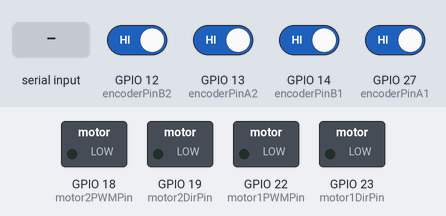
A sketch run on a simulated ESP32. Shown: switched loads named in the sketch (green lamp = pin HIGH). Inputs (shaded band) come from the test bench; at power-on: GPIO 12 (encoderPinB2), GPIO 13 (encoderPinA2), GPIO 14 (encoderPinB1), GPIO 27 (encoderPinA1) HIGH. What the sketch prints to the serial monitor is not drawn.

Above: at 1.2 s.
1.3 s: byte 30 received over Serial
At 2.3 s:
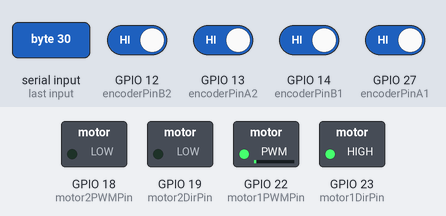
2.8 s: byte 90 received over Serial
At 3.4 s:
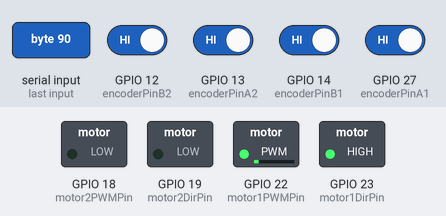
Timing chart, 0 to 5.8 s (numbered marks = the images above; inputs shaded):
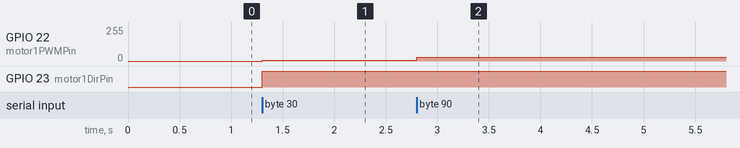

Measured:
- after the input at 1.3 s, GPIO 22 (motor1PWMPin): 0/255 → 7/255 at once; GPIO 23 (motor1DirPin): LOW → HIGH at once
- after the input at 2.8 s, GPIO 22 (motor1PWMPin): 7/255 → 28/255 at once

The sketch:

Mickey_Kalman_PID_CL_LP.ino
```cpp
// Include required libraries
#include <Arduino.h>
#include <math.h>

// Define pin numbers for motors and encoders
const int encoderPinA1 = 27;
const int encoderPinB1 = 14;
const int encoderPinA2 = 13;
const int encoderPinB2 = 12;
const int motor1PWMPin = 22;
const int motor1DirPin = 23;
const int motor2PWMPin = 18;
const int motor2DirPin = 19;

// Variables to store encoder counts
volatile int lastEncoderAState1 = 0;
volatile int lastEncoderBState1 = 0;
volatile int lastEncoderAState2 = 0;
volatile int lastEncoderBState2 = 0;
volatile long encoderPos1 = 0;
volatile long encoderPos2 = 0;
volatile int encoderAState1 = 0;
volatile int encoderBState1 = 0;
volatile int encoderAState2 = 0;
volatile int encoderBState2 = 0;
int motor1Speed = 0;
int motor2Speed = 0;
volatile int motor1Dir = 1;
volatile int motor2Dir = 1;
int interval_print = 1;
float pT_p = 0.0;
float dt_p = 0.0;
float interval_kalman = 10.0;
long prevT1 = 0;
long currT1 = 0;
long time_last_kalman1 = 0;
float dt1 = 10.0;
long prevT2 = 0;
long currT2 = 0;
long time_last_kalman2 = 0;
float dt2 = 10.0;
float motorSpeed1 = 0.0;
float motorSpeed2 = 0.0;
float motorSpeed1_pre = 0.0;
float motorSpeed2_pre = 0.0;
float motorSpeed1_f = 0.0;
float motorSpeed2_f = 0.0;

// Kalman1 setup
float v_init = (13*464.64/1000)*(13*464.64/1000);  // [encoder/msec]**2
float Fk1[2][2];
float Hk1[1][2];
float Qk1[2][2];
float Rk1 = 1.0;
float Pk1[2][2];
float K1[2][1];
float Sk1 = 0.0;
float yk1 = 0.0;
float x_hat1[2][1];
float x_hat_pre1[2][1];
float Pk_pre1[2][2];


// // Kalman2 setup
float Fk2[2][2];
float Hk2[1][2];
float Qk2[2][2];
float Rk2 = 1.0;
float Pk2[2][2];
float K2[2][1];
float Sk2 = 0.0;
float yk2 = 0.0;
float x_hat2[2][1];
float x_hat_pre2[2][1];
float Pk_pre2[2][2];

// Localization setup
float xt_pre = 0.0;
float yt_pre = 0.0;
float dw = 51.858; // in [mm]
float dR = 0.0;
float dL = 0.0;
float d = 0.0;
float pi = 3.14159;
float d_theta = 0.0;
float theta = 0.0;
float theta_pre = 0.0;
float xt = 0.0;
float yt = 0.0;
float wheel_d = 36.3; // in [mm]
float teeth_ratio = 1.4;
volatile float encoderPos1_dot = 0;
volatile float encoderPos2_dot = 0;
long prevTl = 0;
long currTl = 0;
long time_last_l = 0;
float dtl = 100.0;
volatile int encoderPos1_pre = 0;
volatile int encoderPos2_pre = 0;
int init_check = 0;

  // PID1
  float error1 = 0.0;
  float dedt1 = 0.0;
  float eintegral1 = 0.0;
  float pre_error1 = 0.0;
  float dt_pid1 = 0.0;
  long prevT_pid1 = 0;
  long currT_pid1 = 0;
  float kp1 = 0.08;
  float ki1 = 0.0007;
  float kd1 = 0.000;
  float u1 = 0.0;

  // PID2
  float error2 = 0.0;
  float dedt2 = 0.0;
  float eintegral2 = 0.0;
  float pre_error2 = 0.0;
  float dt_pid2 = 0.0;
  long prevT_pid2 = 0;
  long currT_pid2 = 0;
  float kp2 = 0.08;
  float ki2 = 0.0007;
  float kd2 = 0.000;
  float u2 = 0.0;

// Setup function
void setup() {
  // Initialize serial communication
  Serial.begin(115200);
  // Kalman1
  Fk1[0][0] = 1.0;
  Fk1[0][1] = dt1;
  Fk1[1][0] = 0.0;
  Fk1[1][1] = 1.0;
  Qk1[0][0] = (dt1*dt1*dt1*dt1)/4.0;
  Qk1[0][1] = (dt1*dt1*dt1)/2.0;
  Qk1[1][0] = (dt1*dt1*dt1)/2.0;
  Qk1[1][1] = dt1*dt1;
  Hk1[0][0] = 1.0;
  Hk1[0][1] = 0.0;
  Pk1[0][0] = 10.0;
  Pk1[0][1] = 0.0;
  Pk1[1][0] = 0.0;
  Pk1[1][1] = v_init;
  Pk_pre1[0][0] = Pk1[0][0];
  Pk_pre1[0][1] = Pk1[0][1];
  Pk_pre1[1][0] = Pk1[1][0];
  Pk_pre1[1][1] = Pk1[1][1];
  K1[0][0] = 0.0;
  K1[1][0] = 0.0;
  x_hat1[0][0] = 0.0;
  x_hat1[1][0] = 0.0;
  x_hat_pre1[0][0] = 0.0;
  x_hat_pre1[1][0] = 0.0;

  // Kalman2
  Fk2[0][0] = 1.0;
  Fk2[0][1] = dt2;
  Fk2[1][0] = 0.0;
  Fk2[1][1] = 1.0;
  Qk2[0][0] = (dt2*dt2*dt2*dt2)/4.0;
  Qk2[0][1] = (dt2*dt2*dt2)/2.0;
  Qk2[1][0] = (dt2*dt2*dt2)/2.0;
  Qk2[1][1] = dt2*dt2;
  Hk2[0][0] = 1.0;
  Hk2[0][1] = 0.0;
  Pk2[0][0] = 10.0;
  Pk2[0][1] = 0.0;
  Pk2[1][0] = 0.0;
  Pk2[1][1] = v_init;
  Pk_pre2[0][0] = Pk2[0][0];
  Pk_pre2[0][1] = Pk2[0][1];
  Pk_pre2[1][0] = Pk2[1][0];
  Pk_pre2[1][1] = Pk2[1][1];
  K2[0][0] = 0.0;
  K2[1][0] = 0.0;
  x_hat2[0][0] = 0.0;
  x_hat2[1][0] = 0.0;
  x_hat_pre2[0][0] = 0.0;
  x_hat_pre2[1][0] = 0.0;

  // Set pin modes for motor control
  pinMode(motor1PWMPin, OUTPUT);
  pinMode(motor1DirPin, OUTPUT);
  pinMode(motor2PWMPin, OUTPUT);
  pinMode(motor2DirPin, OUTPUT);

  // Set pin modes for encoder input
  pinMode(encoderPinA1, INPUT_PULLUP);
  pinMode(encoderPinB1, INPUT_PULLUP);
  pinMode(encoderPinA2, INPUT_PULLUP);
  pinMode(encoderPinB2, INPUT_PULLUP);

  // Attach interrupts for encoder input
  attachInterrupt(digitalPinToInterrupt(encoderPinA1), updateEncoder1, CHANGE);
  attachInterrupt(digitalPinToInterrupt(encoderPinA2), updateEncoder2, CHANGE);
  attachInterrupt(digitalPinToInterrupt(encoderPinB1), updateEncoder1, CHANGE);
  attachInterrupt(digitalPinToInterrupt(encoderPinB2), updateEncoder2, CHANGE);
}

// Main loop
void loop() {
  if (Serial.available() > 0) {
    int pwm_1 = Serial.read();
    int pwm_2 = Serial.read();
    int d1 = Serial.read();
    int d2 = Serial.read();
    if(d1 == 0) {
      d1 = -1;
    }
    if(d2 == 0) {
      d2 = -1;
    }
    currT_pid1 = micros();
    dt_pid1 = (currT_pid1-prevT_pid1)/1e6;
    if(dt_pid1 >= 0.1){
      u1 = PID1(kp1,ki1,kd1,(pwm_1*d1*760)/255,motorSpeed1_f,dt_pid1);
      prevT_pid1 = currT_pid1;
    }
    motor1Speed += (int) (u1);
    if(motor1Speed > 255){
      motor1Speed = 255;
    }
    if(motor1Speed < -255){
      motor1Speed = -255;
    }
    if(motor1Speed >= 0){
      motor1Dir = 1;
    }
    if(motor1Speed < 0){
      motor1Dir = -1;
    }
    currT_pid2 = micros();
    dt_pid2 = (currT_pid2-prevT_pid2)/1e6;
    if(dt_pid2 >= 0.1){
      u2 = PID2(kp2,ki2,kd2,(pwm_2*d2*760)/255,motorSpeed2_f,dt_pid2);
      prevT_pid2 = currT_pid2;
    }
    motor2Speed += (int) (u2);
    if(motor2Speed > 255){
      motor2Speed = 255;
    }
    if(motor2Speed < -255){
      motor2Speed = -255;
    }
    if(motor2Speed >= 0){
      motor2Dir = 1;
    }
    if(motor2Speed < 0){
      motor2Dir = -1;
    }
    if(pwm_1*760 <= 1)   {
      motor1Speed = 0.0;
    }
    if(pwm_2*760 <= 1)   {
      motor2Speed = 0.0;
    }
    controlMotor(motor1PWMPin, motor1DirPin, abs(motor1Speed), motor1Dir);
    controlMotor(motor2PWMPin, motor2DirPin, abs(motor2Speed), motor2Dir);
  }
  if(Serial.available() < 0) {
    xt = 0;
    yt = 0;
    theta = 0;
    u1 = 0;
    u2 = 0;
  }
  dt1 = ((float)(currT1-prevT1))/1000.0; // [msec]
  if((millis() - time_last_kalman1) >= interval_kalman) {
    if (dt1==0) dt1 = 10.0;
    prevT1 = currT1;
    encoderPos1_dot = KALMAN1(encoderPos1,dt1);
    motorSpeed1 = 60*1000*(encoderPos1_dot)/(464.64); //RPM
    // Filltering
    motorSpeed1_f = 0.854*motorSpeed1_f + 0.0728*motorSpeed1 + 0.0728*motorSpeed1_pre;
    motorSpeed1_pre = motorSpeed1;
    time_last_kalman1 = millis();
  }
  dt2 = ((float)(currT2-prevT2))/1000.0; // [msec]
  if((millis() - time_last_kalman2) >= interval_kalman) {
    if (dt2==0) dt2 = 10.0;
    prevT2 = currT2;
    encoderPos2_dot = KALMAN2(encoderPos2,dt2);
    motorSpeed2 = 60*1000*(encoderPos2_dot)/(464.64); //RPM
    // Filltering
    motorSpeed2_f = 0.854*motorSpeed2_f + 0.0728*motorSpeed2 + 0.0728*motorSpeed2_pre;
    motorSpeed2_pre = motorSpeed2;
    time_last_kalman2 = millis();
  }
  currTl = micros();
  dtl = ((float)(currTl-prevTl))/1000.0; // [msec]
  if((millis() - time_last_l) >= 10) {
    if (dtl==0) dtl = 10.0;
    prevTl = currTl;
    dR = teeth_ratio*(motorSpeed2_f*464.64/60000)*dtl*pi*wheel_d/464.64; // in [mm]
    dL = teeth_ratio*(motorSpeed1_f*464.64/60000)*dtl*pi*wheel_d/464.64; // in [mm]
    d = (dR + dL)/2;
    d_theta = ((dR - dL)/(2*dw));
    d_theta = fmod(d_theta,2*pi); // in [rad]
    theta = theta_pre + d_theta;
    theta = fmod(theta,2*pi); // in [rad]
    xt = xt_pre + d*cos(theta_pre + d_theta/2); // in [mm]
    yt = yt_pre + d*sin(theta_pre + d_theta/2); // in [mm]
    theta_pre = theta;
    xt_pre = xt;
    yt_pre = yt;
    time_last_l = millis();
  }
  long cT_p = millis();
  dt_p = (cT_p-pT_p); // [msec]  `
  if (dt_p >= interval_print*40) {
    pT_p = cT_p;
//Serial.println("Motor1 Speed: " + String(motorSpeed1_f) + " ; " + "Motor2 Speed: " + String(motorSpeed2_f));
    //Serial.println("x : " + String(xt) + " ; " + "y : " + String(yt) + " ; " + "theta : " + String(theta));
    Serial.print(xt, 3);
    Serial.print(";");
    Serial.print(yt, 3);
    Serial.print(";");
    Serial.println(theta, 3);
  }
}
void updateEncoder1() {
  // Read the current state of encoder pins
  currT1 = micros();
  int encoderAState1 = digitalRead(encoderPinA1);
  int encoderBState1 = digitalRead(encoderPinB1);
  encoderPos1_pre = encoderPos1;
  // Determine the direction of rotation based on the change in encoder states
  if ((lastEncoderAState1 == LOW && lastEncoderBState1 == LOW && encoderAState1 == HIGH && encoderBState1 == LOW) ||
      (lastEncoderAState1 == HIGH && lastEncoderBState1 == LOW && encoderAState1 == HIGH && encoderBState1 == HIGH) ||
      (lastEncoderAState1 == HIGH && lastEncoderBState1 == HIGH && encoderAState1 == LOW && encoderBState1 == HIGH) ||
      (lastEncoderAState1 == LOW && lastEncoderBState1 == HIGH && encoderAState1 == LOW && encoderBState1 == LOW)) {
    encoderPos1--;
  } else {
    encoderPos1++;
  }

  // Update last encoder state
  lastEncoderAState1 = encoderAState1;
  lastEncoderBState1 = encoderBState1;
}

// Update encoder count for motor 2
void updateEncoder2() {
  currT2 = micros();
  // Read the current state of encoder pins
  int encoderAState2 = digitalRead(encoderPinA2);
  int encoderBState2 = digitalRead(encoderPinB2);
  encoderPos2_pre = encoderPos2;
  // Determine the direction of rotation based on the change in encoder states
  if ((lastEncoderAState2 == LOW && lastEncoderBState2 == LOW && encoderAState2 == HIGH && encoderBState2 == LOW) ||
      (lastEncoderAState2 == HIGH && lastEncoderBState2 == LOW && encoderAState2 == HIGH && encoderBState2 == HIGH) ||
      (lastEncoderAState2 == HIGH && lastEncoderBState2 == HIGH && encoderAState2 == LOW && encoderBState2 == HIGH) ||
      (lastEncoderAState2 == LOW && lastEncoderBState2 == HIGH && encoderAState2 == LOW && encoderBState2 == LOW)) {
    encoderPos2--;
  } else {
    encoderPos2++;
  }

  // Update last encoder state
  lastEncoderAState2 = encoderAState2;
  lastEncoderBState2 = encoderBState2;
}

// Function to control motor speed
void controlMotor(int motorPWMPin, int motorDirPin, int PWM, int Dir) {
  // Set motor direction
  if (Dir == 1) {
    digitalWrite(motorDirPin, LOW); // Set direction forward
    analogWrite(motorPWMPin,PWM); // Set PWM duty cycle
  } else {
    digitalWrite(motorDirPin, HIGH); // Set direction backward
    analogWrite(motorPWMPin, PWM); // Set PWM duty cycle
  }
}
float KALMAN1(float encoderPos1,float dt_1){
  Fk1[0][1] = dt_1;
  Qk1[0][0] = (dt_1*dt_1*dt_1*dt_1)/4.0;
  Qk1[0][1] = (dt_1*dt_1*dt_1)/2.0;
  Qk1[1][0] = (dt_1*dt_1*dt_1)/2.0;
  Qk1[1][1] = dt_1*dt_1;
  x_hat_pre1[0][0] = Fk1[0][0]*x_hat1[0][0] + Fk1[0][1]*x_hat1[1][0];
  x_hat_pre1[1][0] = Fk1[1][0]*x_hat1[0][0] + Fk1[1][1]*x_hat1[1][0];
  Pk_pre1[0][0] = Qk1[0][0] + Fk1[0][0]*(Fk1[0][0]*Pk1[0][0]+Fk1[0][1]*Pk1[1][0]) + Fk1[0][1]*(Fk1[0][0]*Pk1[0][1]+Fk1[0][1]*Pk1[1][1]);
  Pk_pre1[0][1] = Qk1[0][1] + Fk1[1][0]*(Fk1[0][0]*Pk1[0][0]+Fk1[0][1]*Pk1[1][0]) + Fk1[1][1]*(Fk1[0][0]*Pk1[0][1]+Fk1[0][1]*Pk1[1][1]);
  Pk_pre1[1][0] = Qk1[1][0] + Fk1[0][0]*(Fk1[1][0]*Pk1[0][0]+Fk1[1][1]*Pk1[1][0]) + Fk1[0][1]*(Fk1[1][0]*Pk1[0][1]+Fk1[1][1]*Pk1[1][1]);
  Pk_pre1[1][1] = Qk1[1][1] + Fk1[1][0]*(Fk1[1][0]*Pk1[0][0]+Fk1[1][1]*Pk1[1][0]) + Fk1[1][1]*(Fk1[1][0]*Pk1[0][1]+Fk1[1][1]*Pk1[1][1]);
  yk1 = encoderPos1-(Hk1[0][0]*x_hat_pre1[0][0] + Hk1[0][1]*x_hat_pre1[1][0]);
  Sk1 = Rk1 + Hk1[0][0]*(Hk1[0][0]*Pk_pre1[0][0] + Hk1[0][1]*Pk_pre1[1][0]) + Hk1[0][1]*(Hk1[0][0]*Pk_pre1[0][1] + Hk1[0][1]*Pk_pre1[1][1]);
  K1[0][0] = (Hk1[0][0]*Pk_pre1[0][0] + Hk1[0][1]*Pk_pre1[0][1])/Sk1;
  K1[1][0] = (Hk1[0][0]*Pk_pre1[1][0] + Hk1[0][1]*Pk_pre1[1][1])/Sk1;
  x_hat1[0][0] = x_hat_pre1[0][0] + K1[0][0]*yk1;
  x_hat1[1][0] = x_hat_pre1[1][0] + K1[1][0]*yk1;
  Pk1[0][0] = -Pk_pre1[0][0]*(Hk1[0][0]*K1[0][0]-1) -Hk1[0][1]*K1[0][0]*Pk_pre1[1][0];
  Pk1[0][1] = -Pk_pre1[0][1]*(Hk1[0][0]*K1[0][0]-1) -Hk1[0][1]*K1[0][0]*Pk_pre1[1][1];
  Pk1[1][0] = -Pk_pre1[1][0]*(Hk1[0][1]*K1[1][0]-1) -Hk1[0][0]*K1[1][0]*Pk_pre1[0][0];
  Pk1[1][1] = -Pk_pre1[1][1]*(Hk1[0][1]*K1[1][0]-1) -Hk1[0][0]*K1[1][0]*Pk_pre1[0][1];
  return x_hat1[1][0]; // [encoderPos/msec]
}
float KALMAN2(float encoderPos2,float dt_2){
  Fk2[0][1] = dt_2;
  Qk2[0][0] = (dt_2*dt_2*dt_2*dt_2)/4.0;
  Qk2[0][1] = (dt_2*dt_2*dt_2)/2.0;
  Qk2[1][0] = (dt_2*dt_2*dt_2)/2.0;
  Qk2[1][1] = dt_2*dt_2;
  x_hat_pre2[0][0] = Fk2[0][0]*x_hat2[0][0] + Fk2[0][1]*x_hat2[1][0];
  x_hat_pre2[1][0] = Fk2[1][0]*x_hat2[0][0] + Fk2[1][1]*x_hat2[1][0];
  Pk_pre2[0][0] = Qk2[0][0] + Fk2[0][0]*(Fk2[0][0]*Pk2[0][0]+Fk2[0][1]*Pk2[1][0]) + Fk2[0][1]*(Fk2[0][0]*Pk2[0][1]+Fk2[0][1]*Pk2[1][1]);
  Pk_pre2[0][1] = Qk2[0][1] + Fk2[1][0]*(Fk2[0][0]*Pk2[0][0]+Fk2[0][1]*Pk2[1][0]) + Fk2[1][1]*(Fk2[0][0]*Pk2[0][1]+Fk2[0][1]*Pk2[1][1]);
  Pk_pre2[1][0] = Qk2[1][0] + Fk2[0][0]*(Fk2[1][0]*Pk2[0][0]+Fk2[1][1]*Pk2[1][0]) + Fk2[0][1]*(Fk2[1][0]*Pk2[0][1]+Fk2[1][1]*Pk2[1][1]);
  Pk_pre2[1][1] = Qk2[1][1] + Fk2[1][0]*(Fk2[1][0]*Pk2[0][0]+Fk2[1][1]*Pk2[1][0]) + Fk2[1][1]*(Fk2[1][0]*Pk2[0][1]+Fk2[1][1]*Pk2[1][1]);
  yk2 = encoderPos2-(Hk2[0][0]*x_hat_pre2[0][0] + Hk2[0][1]*x_hat_pre2[1][0]);
  Sk2 = Rk2 + Hk2[0][0]*(Hk2[0][0]*Pk_pre2[0][0] + Hk2[0][1]*Pk_pre2[1][0]) + Hk2[0][1]*(Hk2[0][0]*Pk_pre2[0][1] + Hk2[0][1]*Pk_pre2[1][1]);
  K2[0][0] = (Hk2[0][0]*Pk_pre2[0][0] + Hk2[0][1]*Pk_pre2[0][1])/Sk2;
  K2[1][0] = (Hk2[0][0]*Pk_pre2[1][0] + Hk2[0][1]*Pk_pre2[1][1])/Sk2;
  x_hat2[0][0] = x_hat_pre2[0][0] + K2[0][0]*yk2;
  x_hat2[1][0] = x_hat_pre2[1][0] + K2[1][0]*yk2;
  Pk2[0][0] = -Pk_pre2[0][0]*(Hk2[0][0]*K2[0][0]-1) -Hk2[0][1]*K2[0][0]*Pk_pre2[1][0];
  Pk2[0][1] = -Pk_pre2[0][1]*(Hk2[0][0]*K2[0][0]-1) -Hk2[0][1]*K2[0][0]*Pk_pre2[1][1];
  Pk2[1][0] = -Pk_pre2[1][0]*(Hk2[0][1]*K2[1][0]-1) -Hk2[0][0]*K2[1][0]*Pk_pre2[0][0];
  Pk2[1][1] = -Pk_pre2[1][1]*(Hk2[0][1]*K2[1][0]-1) -Hk2[0][0]*K2[1][0]*Pk_pre2[0][1];
  return x_hat2[1][0]; // [encoderPos/msec]
}

float PID1(float kp1, float ki1, float kd1, float rpm1, float c_rpm1, float dt_pid1){
  error1 = rpm1 - c_rpm1;
  eintegral1 += error1*dt_pid1;
  dedt1 = (error1 - pre_error1)/dt_pid1;
  pre_error1 = error1;
  u1 = kp1*error1 + ki1*eintegral1 + kd1*dedt1;
  return u1;
}

float PID2(float kp2, float ki2, float kd2, float rpm2, float c_rpm2, float dt_pid2){
  error2 = rpm2 - c_rpm2;
  eintegral2 += error2*dt_pid2;
  dedt2 = (error2 - pre_error2)/dt_pid2;
  pre_error2 = error2;
  u2 = kp2*error2 + ki2*eintegral2 + kd2*dedt2;
  return u2;
}
```
